Frame 1 (no input): blank canvas, image omitted
Frame 60 (the mouse pressed at the canvas centre just before this capture): blank canvas, image omitted
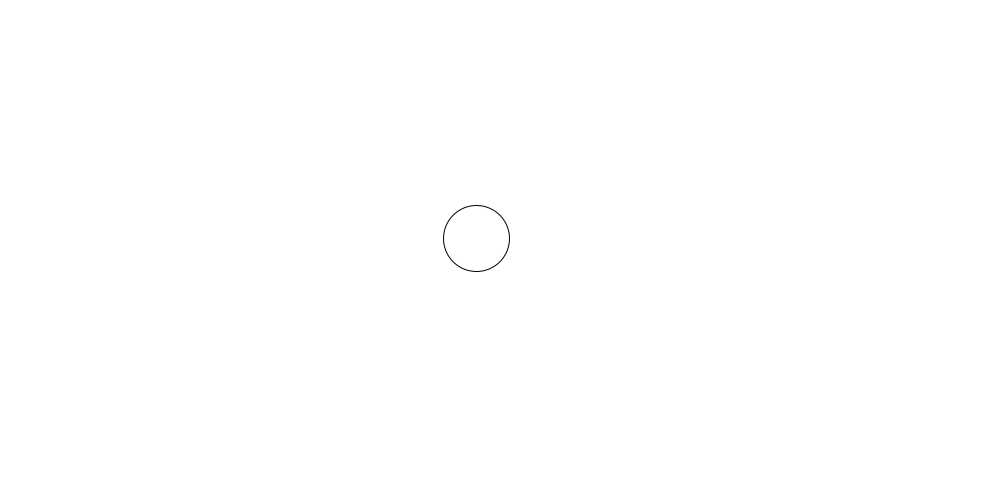
Frame 120 (the mouse held since frame 60 and released just before this capture)

The Processing sketch whose frames 1 and 60 were blank and that drew this single picture after the mouse press (run headless with seeded random() and noise(); from frame 60 on, the mouse is pressed at the canvas centre):

// Processing sketch: EasingTrackMouse
// ── EasingTrackMouse.pde
float x;
float y;
float easing = 0.05;

void setup() {
  size(1000, 500);
}

void draw() {
  background(255);

  float targetX = mouseX;
  float dx = targetX - x;
  x += dx * easing;
  
  float targetY = mouseY;
  float dy = targetY - y;
  y += dy * easing;
  
  ellipse(x, y, 66, 66);
}
